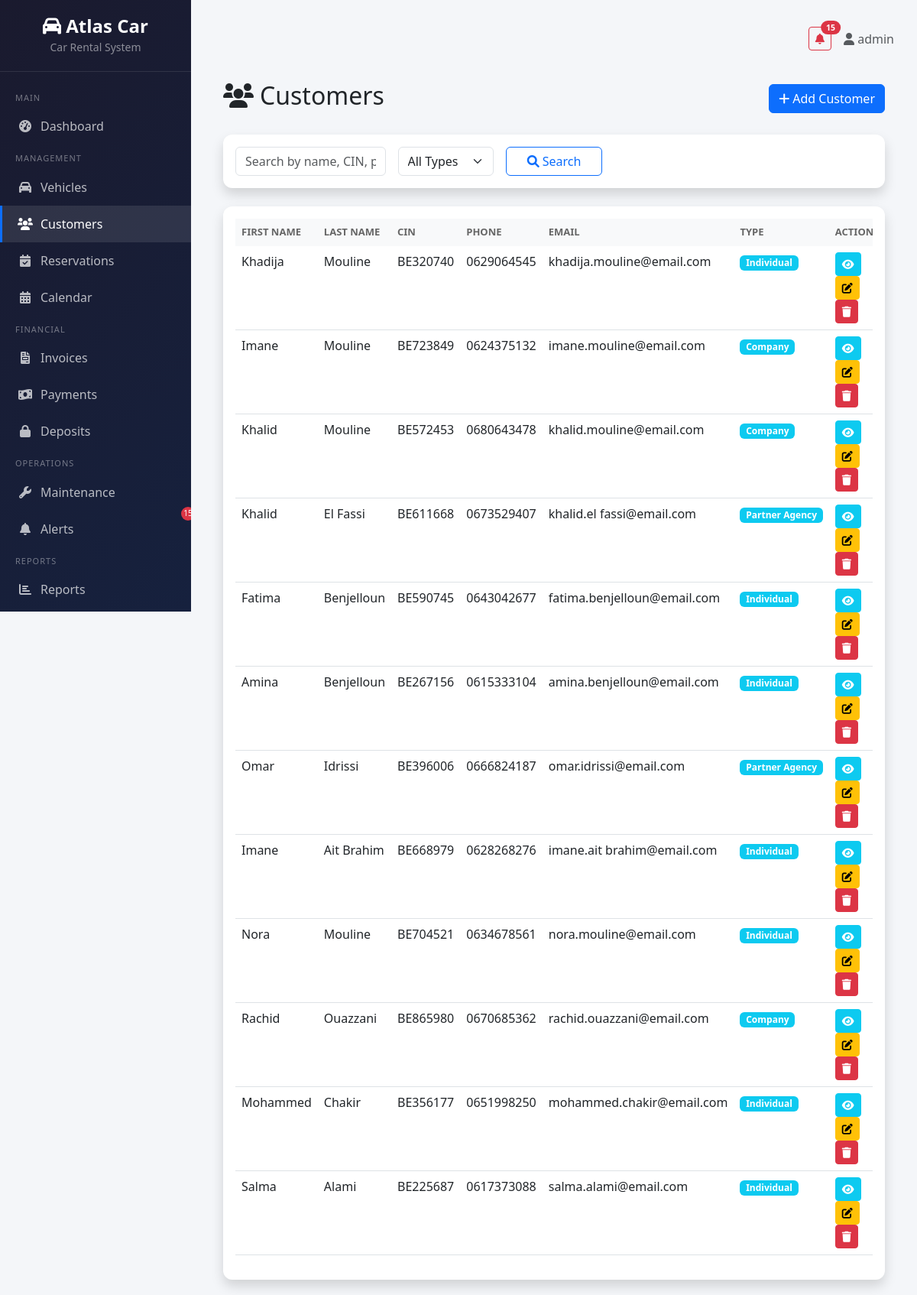
The page /customers/ (signed in) on the database its author committed.
### customers/models.py (models this page shows, shortened)
class Customer(models.Model):
    CUSTOMER_TYPE_CHOICES = [
        ('individual', 'Individual'),
        ('company', 'Company'),
        ('partner_agency', 'Partner Agency'),
    ]
    cin = models.CharField(max_length=20, unique=True, verbose_name='National ID / Passport')
    passport = models.CharField(max_length=20, blank=True, null=True)
    first_name = models.CharField(max_length=100)
    last_name = models.CharField(max_length=100)
    nationality = models.CharField(max_length=100)
    birth_date = models.DateField(null=True, blank=True)
    license_number = models.CharField(max_length=50)
    license_expiration = models.DateField()
    phone = models.CharField(max_length=20)
    email = models.EmailField()
    address = models.TextField(blank=True)
    customer_type = models.CharField(max_length=20, choices=CUSTOMER_TYPE_CHOICES, default='individual')
    created_at = models.DateTimeField(auto_now_add=True)
    class Meta:
        ordering = ['-created_at']

### customers/views.py (the view, shortened to what this page needs)
# urls.py: path('', views.customer_list, name='customer_list'),
@login_required
def customer_list(request):
    customers = Customer.objects.all()
    form = CustomerSearchForm(request.GET)
    return render(request, 'customers/customer_list.html', {'customers': customers, 'form': form})

### customers/forms.py
class CustomerSearchForm(forms.Form):
    query = forms.CharField(
        required=False,
        widget=forms.TextInput(attrs={'class': 'form-control', 'placeholder': 'Search by name, CIN, or passport...'})
    )

### core/context_processors.py (called while the page is built)
def notifications_context(request):
    context = {}
    if request.user.is_authenticated:
        unread_alerts = Alert.objects.filter(is_read=False)
        context['unread_alerts_count'] = unread_alerts.count()
        context['unread_alerts'] = unread_alerts[:5]
    return context

### templates/customers/customer_list.html (shortened to what this page needs)
{% extends 'base.html' %}
{% block content %}
<div class="container-fluid">
    <div class="d-flex justify-content-between align-items-center mb-4">
        <h2><i class="fas fa-users me-2"></i>Customers</h2>
        <a href="{% url 'customers:customer_create' %}" class="btn btn-primary">
            <i class="fas fa-plus me-1"></i>Add Customer
        </a>
    </div>
    <div class="card shadow mb-4">
        <div class="card-body">
            <form method="get" class="row g-3">
                <div class="col-md-3">
                    <input type="text" name="search" class="form-control" placeholder="Search by name, CIN, phone..." value="{{ request.GET.search|default:'' }}">
                </div>
                <div class="col-md-2">
                    <select name="customer_type" class="form-select">
                        <option value="">All Types</option>
                    </select>
                </div>
                <div class="col-md-2">
                    <button type="submit" class="btn btn-outline-primary w-100">
                        <i class="fas fa-search me-1"></i>Search
                    </button>
                </div>
            </form>
        </div>
    </div>
    <div class="card shadow">
        <div class="card-body">
            <div class="table-responsive">
                <table class="table table-hover">
                    <thead class="table-light">
                        <tr>
                            <th>First Name</th>
                            <th>Last Name</th>
                            <th>CIN</th>
                            <th>Phone</th>
                            <th>Email</th>
                            <th>Type</th>
                            <th>Actions</th>
                        </tr>
                    </thead>
                    <tbody>
                        {% for customer in customers %}
                        <tr>
                            <td>{{ customer.first_name }}</td>
                            <td>{{ customer.last_name }}</td>
                            <td>{{ customer.cin }}</td>
                            <td>{{ customer.phone }}</td>
                            <td>{{ customer.email }}</td>
                            <td><span class="badge bg-info">{{ customer.get_customer_type_display }}</span></td>
                            <td>
                                <a href="{% url 'customers:customer_detail' customer.pk %}" class="btn btn-sm btn-info text-white me-1">
                                    <i class="fas fa-eye"></i>
                                </a>
                                <a href="{% url 'customers:customer_edit' customer.pk %}" class="btn btn-sm btn-warning me-1">
                                    <i class="fas fa-edit"></i>
                                </a>
                                <a href="{% url 'customers:customer_delete' customer.pk %}" class="btn btn-sm btn-danger">
                                    <i class="fas fa-trash"></i>
                                </a>
                            </td>
                        </tr>
                        {% empty %}
                        <tr>
                            <td colspan="7" class="text-center text-muted">No customers found.</td>
                        </tr>
                        {% endfor %}
                    </tbody>
                </table>
            </div>
        </div>
    </div>
</div>
{% endblock %}

### templates/base.html (shortened to what this page needs)
{% load static %}
<!DOCTYPE html>
<html lang="en">
<head>
    <link href="https://cdn.jsdelivr.net/npm/bootstrap@5.3.0/dist/css/bootstrap.min.css" rel="stylesheet">
    <link href="https://cdnjs.cloudflare.com/ajax/libs/font-awesome/6.0.0/css/all.min.css" rel="stylesheet">
</head>
<body>
    {% if user.is_authenticated %}
    <div class="sidebar">
        <div class="brand">
            <h4><i class="fas fa-car"></i> Atlas Car</h4>
            <small style="color: rgba(255,255,255,0.5);">Car Rental System</small>
        </div>
        <nav class="mt-3">
            <div class="nav-section">Main</div>
            <a href="{% url 'dashboard:home' %}" class="nav-link {% if request.resolver_match.url_name == 'home' %}active{% endif %}">
                <i class="fas fa-tachometer-alt"></i> Dashboard
            </a>
            <div class="nav-section">Management</div>
            <a href="{% url 'vehicles:vehicle_list' %}" class="nav-link {% if 'vehicle' in request.path %}active{% endif %}">
                <i class="fas fa-car"></i> Vehicles
            </a>
            <a href="{% url 'customers:customer_list' %}" class="nav-link {% if 'customer' in request.path %}active{% endif %}">
                <i class="fas fa-users"></i> Customers
            </a>
            <a href="{% url 'reservations:reservation_list' %}" class="nav-link {% if 'reservation' in request.path %}active{% endif %}">
                <i class="fas fa-calendar-check"></i> Reservations
            </a>
            <a href="{% url 'reservations:reservation_calendar' %}" class="nav-link {% if 'calendar' in request.path %}active{% endif %}">
                <i class="fas fa-calendar-alt"></i> Calendar
            </a>
            <div class="nav-section">Financial</div>
            <a href="{% url 'invoices:invoice_list' %}" class="nav-link {% if 'invoice' in request.path %}active{% endif %}">
                <i class="fas fa-file-invoice"></i> Invoices
            </a>
            <a href="{% url 'payments:payment_list' %}" class="nav-link {% if 'payment' in request.path and 'deposit' not in request.path %}active{% endif %}">
                <i class="fas fa-money-bill-wave"></i> Payments
            </a>
            <a href="{% url 'payments:deposit_list' %}" class="nav-link {% if 'deposit' in request.path %}active{% endif %}">
                <i class="fas fa-lock"></i> Deposits
            </a>
            <div class="nav-section">Operations</div>
            <a href="{% url 'maintenance:maintenance_list' %}" class="nav-link {% if 'maintenance' in request.path %}active{% endif %}">
                <i class="fas fa-wrench"></i> Maintenance
            </a>
            <a href="{% url 'alerts:alert_list' %}" class="nav-link {% if 'alert' in request.path %}active{% endif %}" style="position:relative;">
                <i class="fas fa-bell"></i> Alerts
                {% if unread_alerts_count %}<span class="alert-badge">{{ unread_alerts_count }}</span>{% endif %}
            </a>
            <div class="nav-section">Reports</div>
            <a href="{% url 'reports:reports_index' %}" class="nav-link {% if 'report' in request.path %}active{% endif %}">
                <i class="fas fa-chart-bar"></i> Reports
            </a>
            <div class="nav-section">Account</div>
        </nav>
    </div>
    {% endif %}
    <div class="main-content">
        {% if user.is_authenticated %}
        <div class="top-bar">
            <div class="d-flex align-items-center gap-3">
                {% if unread_alerts_count %}
                <a href="{% url 'alerts:alert_list' %}" class="btn btn-outline-danger btn-sm position-relative">
                    <i class="fas fa-bell"></i>
                    <span class="position-absolute top-0 start-100 translate-middle badge rounded-pill bg-danger">
                        {{ unread_alerts_count }}
                    </span>
                </a>
                {% endif %}
                <span class="text-muted">
                    <i class="fas fa-user"></i> {{ user.get_full_name|default:user.username }}
                </span>
            </div>
        </div>
        {% endif %}
        {% block content %}{% endblock %}
    </div>
</body>
</html>

### templates/base.html (style rules this page uses)
:root { --sidebar-width: 250px; --primary-color: #0d6efd; }
body { font-family: 'Segoe UI', Tahoma, Geneva, Verdana, sans-serif; background: #f4f6f9; }
.sidebar { position: fixed; top: 0; left: 0; height: 100vh; width: var(--sidebar-width); background: linear-gradient(135deg, #1a1a2e, #16213e); color: #fff; overflow-y: auto; z-index: 1000; transition: all 0.3s; }
.sidebar .brand { padding: 20px; text-align: center; border-bottom: 1px solid rgba(255,255,255,0.1); }
.sidebar .brand h4 { margin: 0; color: #fff; font-weight: 700; }
.sidebar .nav-link { color: rgba(255,255,255,0.7); padding: 12px 20px; display: flex; align-items: center; gap: 10px; transition: all 0.3s; border-left: 3px solid transparent; }
.sidebar .nav-link:hover, .sidebar .nav-link.active { color: #fff; background: rgba(255,255,255,0.1); border-left-color: var(--primary-color); }
.sidebar .nav-link i { width: 20px; text-align: center; }
.sidebar .nav-section { padding: 10px 20px 5px; font-size: 11px; text-transform: uppercase; color: rgba(255,255,255,0.4); letter-spacing: 1px; }
.main-content { margin-left: var(--sidebar-width); padding: 20px 30px; min-height: 100vh; }
.top-bar { display: flex; justify-content: space-between; align-items: center; margin-bottom: 25px; padding: 15px 0; }
.card { border: none; border-radius: 12px; box-shadow: 0 2px 10px rgba(0,0,0,0.08); transition: transform 0.2s; }
.table th { background: #f8f9fa; border: none; font-weight: 600; font-size: 13px; text-transform: uppercase; color: #666; }
.alert-badge { position: absolute; top: -5px; right: -5px; background: #dc3545; color: white; border-radius: 50%; width: 18px; height: 18px; font-size: 10px; display: flex; align-items: center; justify-content: center; }

### rows shown on the page
Customer: first_name "Khadija", last_name "Mouline", cin "BE320740", phone "0629064545", email "khadija.mouline@email.com", customer_type "Individual"
Customer: first_name "Imane", last_name "Mouline", cin "BE723849", phone "0624375132", email "imane.mouline@email.com", customer_type "Company"
Customer: first_name "Khalid", last_name "Mouline", cin "BE572453", phone "0680643478", email "khalid.mouline@email.com", customer_type "Company"
Customer: first_name "Khalid", last_name "El Fassi", cin "BE611668", phone "0673529407", email "khalid.el fassi@email.com", customer_type "Partner Agency"
Customer: first_name "Fatima", last_name "Benjelloun", cin "BE590745", phone "0643042677", email "fatima.benjelloun@email.com", customer_type "Individual"
Customer: first_name "Amina", last_name "Benjelloun", cin "BE267156", phone "0615333104", email "amina.benjelloun@email.com", customer_type "Individual"
Customer: first_name "Omar", last_name "Idrissi", cin "BE396006", phone "0666824187", email "omar.idrissi@email.com", customer_type "Partner Agency"
Customer: first_name "Imane", last_name "Ait Brahim", cin "BE668979", phone "0628268276", email "imane.ait brahim@email.com", customer_type "Individual"
Customer: first_name "Nora", last_name "Mouline", cin "BE704521", phone "0634678561", email "nora.mouline@email.com", customer_type "Individual"
Customer: first_name "Rachid", last_name "Ouazzani", cin "BE865980", phone "0670685362", email "rachid.ouazzani@email.com", customer_type "Company"
Customer: first_name "Mohammed", last_name "Chakir", cin "BE356177", phone "0651998250", email "mohammed.chakir@email.com", customer_type "Individual"
Customer: first_name "Salma", last_name "Alami", cin "BE225687", phone "0617373088", email "salma.alami@email.com", customer_type "Individual"

### other values the page prints
{{ unread_alerts_count }} "15"
{{ user.get_full_name|default:user.username }} "admin"
